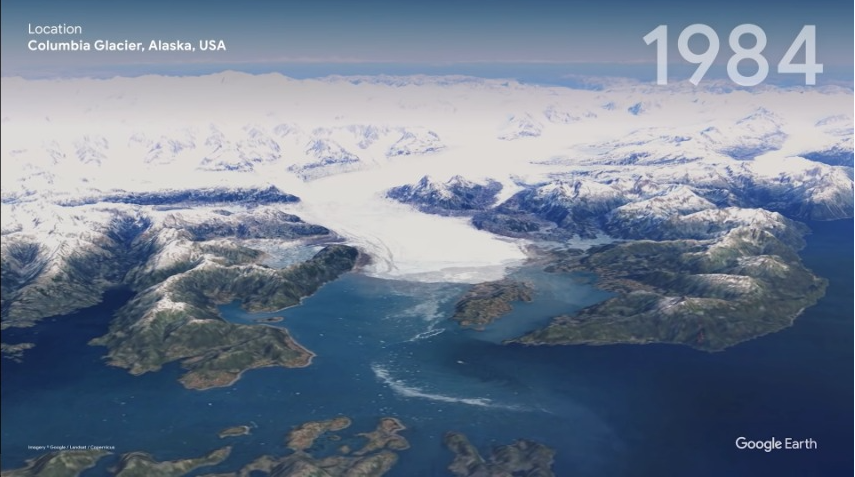
#> input picture nieve1.PNG, 855 x 477 px
$ jupyter execute 'CALCULO DE LA CANTIDAD DE NIEVE.ipynb'
#> lines starting #> are read from the running program, lines starting #| are printed output that depends on the picture; after the words box and inside, x2 and y2 are one past the last pixel; in counts of white or black regions, pixels touching at a corner belong together; long printed decimals are rounded
# CASO GRUPAL: FILTROS ESPACIALES Y MORFOLÓGICOS

1. Se importan las librerías necesarias

[cell 1]
import cv2  # Librería OpenCV
import numpy as np  # Para arrays

2. Se realizará la umbralización de la imagen.

[cell 2]
# Umbralización

gray1 = cv2.imread('nieve1.PNG', 0)
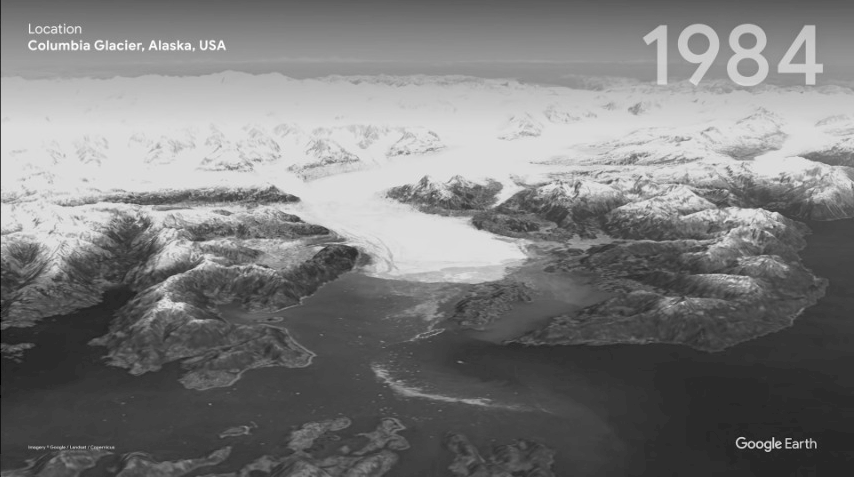
#> gray1: shape (477, 855); min 0, max 254, mean 124
ret, thresh1 = cv2.threshold(gray1, 200, 255, cv2.THRESH_BINARY)
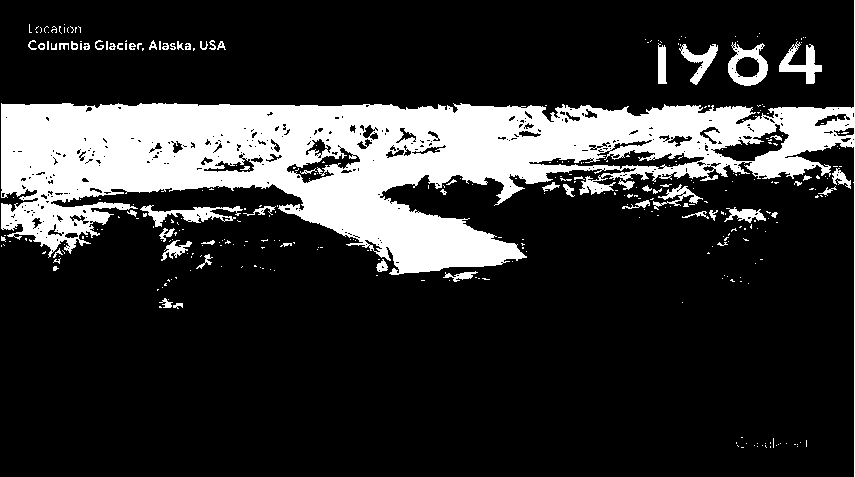
#> thresh1: shape (477, 855); 19.6% white; 345 white regions (284 under 20 px), largest, box (x1, y1, x2, y2) and area: (1, 0, 855, 477) 72357, (140, 205, 243, 227) 839, (728, 42, 768, 86) 835
# cv2.imshow('1', thresh1)
# cv2.waitKey(0)

gray2 = cv2.imread('nieve2.PNG', 0)
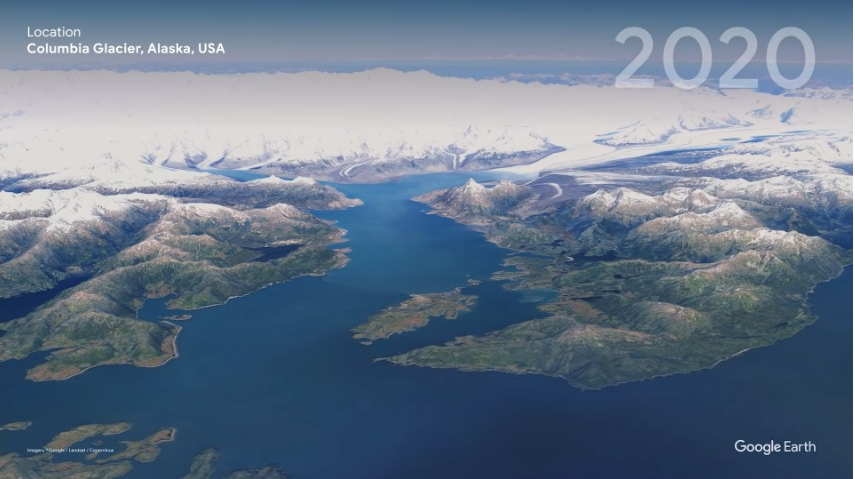
#> input picture nieve2.PNG, 855 x 479 px
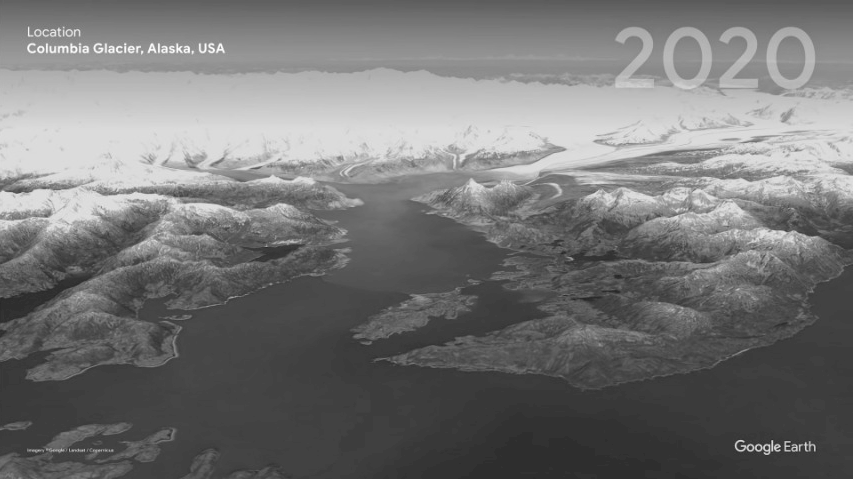
#> gray2: shape (479, 855); min 34, max 254, mean 117.8
ret, thresh2 = cv2.threshold(gray2, 200, 255, cv2.THRESH_BINARY)
#> thresh2: shape (479, 855); 12.6% white; 297 white regions (250 under 20 px), largest, box (x1, y1, x2, y2) and area: (0, 0, 855, 479) 44626, (0, 186, 167, 232) 2912, (707, 179, 762, 191) 359
# cv2.imshow('2', thresh2)
# cv2.waitKey(0)
gray3 = cv2.imread('Mylius1.PNG', 0)
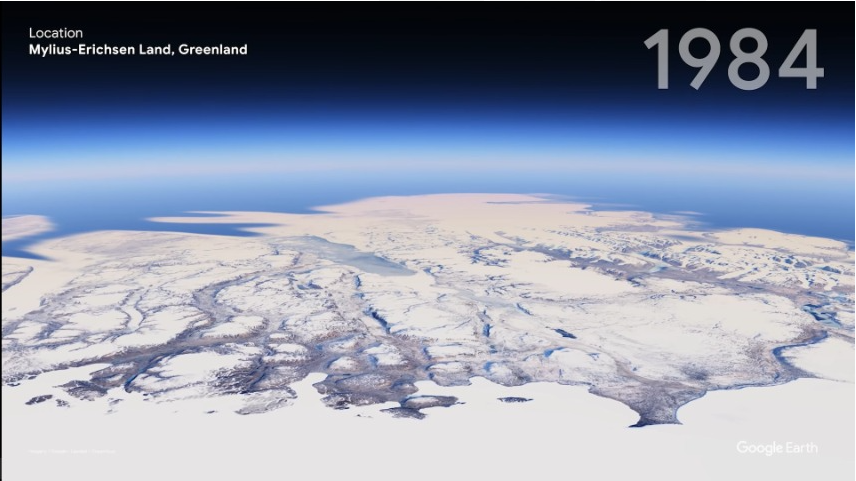
#> input picture Mylius1.PNG, 856 x 481 px
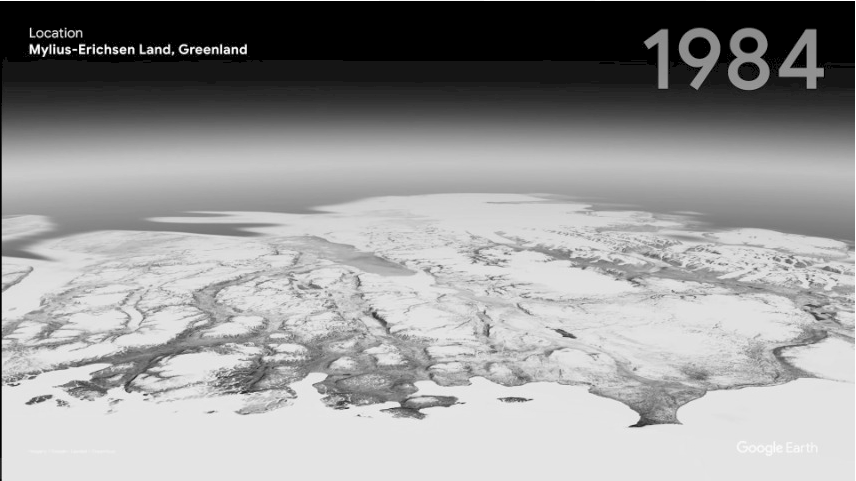
#> gray3: shape (481, 856); min 0, max 255, mean 151.2
ret, thresh3 = cv2.threshold(gray3, 200, 255, cv2.THRESH_BINARY)
#> thresh3: shape (481, 856); 38.4% white; 463 white regions (397 under 20 px), largest, box (x1, y1, x2, y2) and area: (0, 0, 856, 481) 81021, (159, 194, 817, 388) 49566, (2, 231, 298, 333) 13409
# cv2.imshow('1', thresh1)
# cv2.waitKey(0)

gray4 = cv2.imread('Mylius2.PNG', 0)
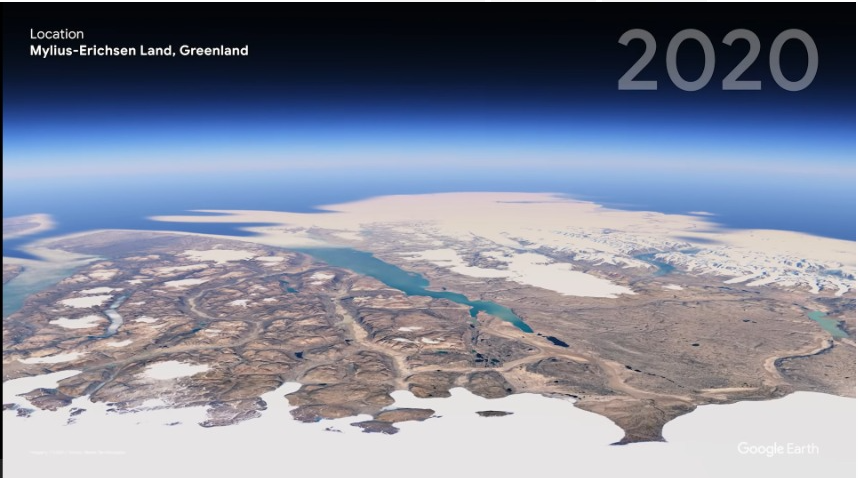
#> input picture Mylius2.PNG, 858 x 478 px
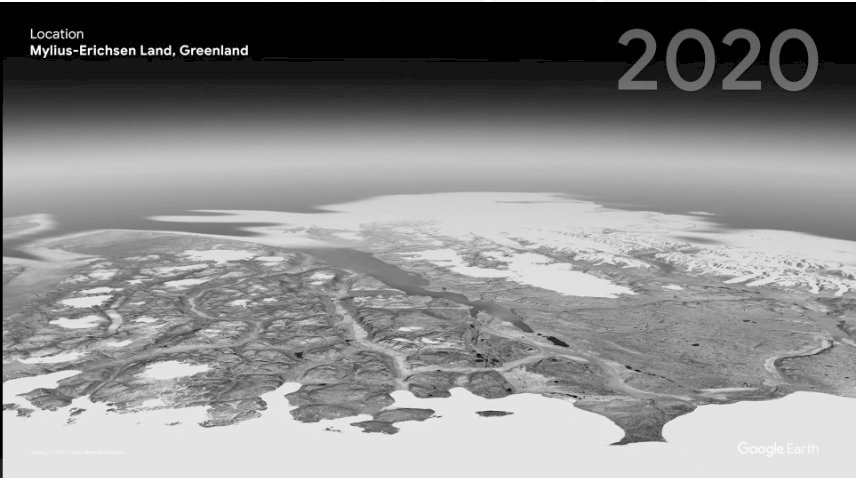
#> gray4: shape (478, 858); min 0, max 255, mean 136.9
ret, thresh4 = cv2.threshold(gray4, 200, 255, cv2.THRESH_BINARY)
#> thresh4: shape (478, 858); 23% white; 293 white regions (245 under 20 px), largest, box (x1, y1, x2, y2) and area: (0, 0, 858, 478) 83320, (399, 248, 636, 298) 3972, (163, 227, 326, 245) 932
# cv2.imshow('2', thresh2)
# cv2.waitKey(0)

3. Dado que en la umbralización realizada, se ha detectado en color blanco la nieve existente en la imagen y el texto de su procedencia, siendo este texto el correspondiente ruido detectado en la imagen, se procederá a eliminarlo mediante el filtro de Apertura, formado por una de erosión seguido de una dilatación.

[cell 3]
# Primeramente se defiene los kernels que se van a usar:

#Un kernel de dimensiones 5x5 y forma ovalada para rebajar los bordes
kernel = np.array(
    [[0, 0, 1, 0, 0],
     [1, 1, 1, 1, 1],
     [1, 1, 1, 1, 1],
     [1, 1, 1, 1, 1],
     [0, 0, 1, 0, 0]], np.uint8)

#Un kernel de dimensiones 3x3 y forma de diamante para rebajar los bordes
kernelpequeno = np.array(
    [[0, 1, 0],
     [1, 1, 1],
     [0, 1, 0],], np.uint8)

kernelmini = np.array(
    1, np.uint8)

# APERTURA:

    # 1. Erosión

eroded1 = cv2.erode(thresh1, kernelpequeno, iterations=1)
#> eroded1: shape (477, 855); 16.3% white; 196 white regions (169 under 20 px), largest, box (x1, y1, x2, y2) and area: (2, 104, 776, 273) 58520, (747, 107, 855, 178) 3486, (729, 48, 767, 85) 567
eroded1 = cv2.erode(eroded1, kernelmini, iterations=1)
#cv2.imshow('4', eroded)
# cv2.waitKey(0)
eroded2 = cv2.erode(thresh2, kernelpequeno, iterations=1)
#> eroded2: shape (479, 855); 10.3% white; 138 white regions (116 under 20 px), largest, box (x1, y1, x2, y2) and area: (0, 0, 855, 479) 38641, (48, 189, 163, 230) 1467, (0, 190, 51, 212) 716
#cv2.imshow('4', eroded)
# cv2.waitKey(0)

eroded3 = cv2.erode(thresh3, kernelpequeno, iterations=1)
#> eroded3: shape (481, 856); 32.2% white; 346 white regions (266 under 20 px), largest, box (x1, y1, x2, y2) and area: (3, 338, 856, 481) 74348, (220, 195, 804, 379) 29438, (3, 232, 271, 320) 8561
#cv2.imshow('4', eroded)
# cv2.waitKey(0)
eroded4 = cv2.erode(thresh4, kernelpequeno, iterations=1)
#> eroded4: shape (478, 858); 20% white; 123 white regions (90 under 20 px), largest, box (x1, y1, x2, y2) and area: (0, 0, 858, 478) 74413, (415, 249, 632, 297) 3206, (141, 362, 208, 381) 680
#cv2.imshow('4', eroded)
# cv2.waitKey(0)


    # 2. Dilatación

dilatado1 = cv2.dilate(eroded1, kernelpequeno, iterations=1)
#> dilatado1: shape (477, 855); 18.6% white; 119 white regions (80 under 20 px), largest, box (x1, y1, x2, y2) and area: (1, 103, 777, 274) 65929, (746, 106, 855, 179) 4127, (728, 44, 768, 86) 789
cv2.imshow('Erosion y Dilatacion - Alaska 1980', eroded1)
cv2.waitKey(0)
dilatado2 = cv2.dilate(eroded2, kernelpequeno, iterations=1)
#> dilatado2: shape (479, 855); 12% white; 83 white regions (55 under 20 px), largest, box (x1, y1, x2, y2) and area: (0, 0, 855, 479) 43648, (0, 188, 164, 231) 2749, (168, 198, 233, 214) 307
cv2.imshow('Erosion y Dilatacion - Alaska 2020', eroded2)
cv2.waitKey(0)
dilatado3 = cv2.dilate(eroded3, kernelpequeno, iterations=1)
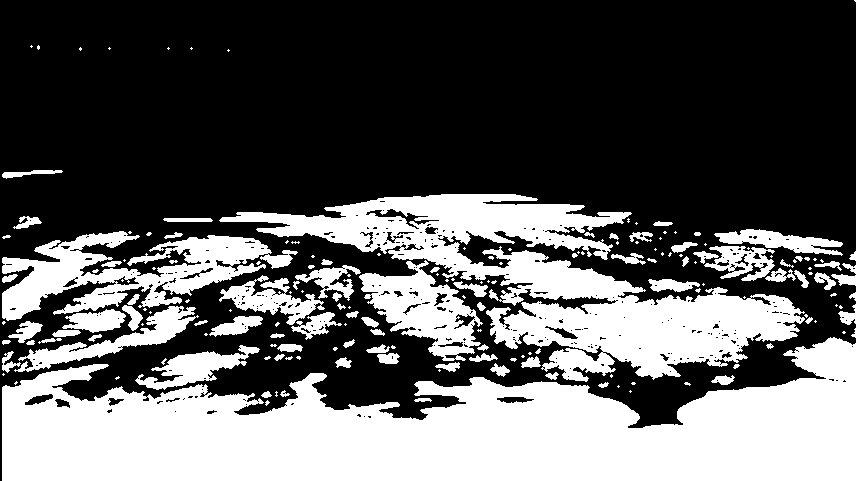
#> dilatado3: shape (481, 856); 36.5% white; 185 white regions (97 under 20 px), largest, box (x1, y1, x2, y2) and area: (2, 337, 856, 481) 76460, (219, 194, 805, 382) 35898, (2, 231, 298, 321) 11267
cv2.imshow('Erosion y Dilatacion - Columbia 1980', eroded3)
cv2.waitKey(0)
dilatado4 = cv2.dilate(eroded4, kernelpequeno, iterations=1)
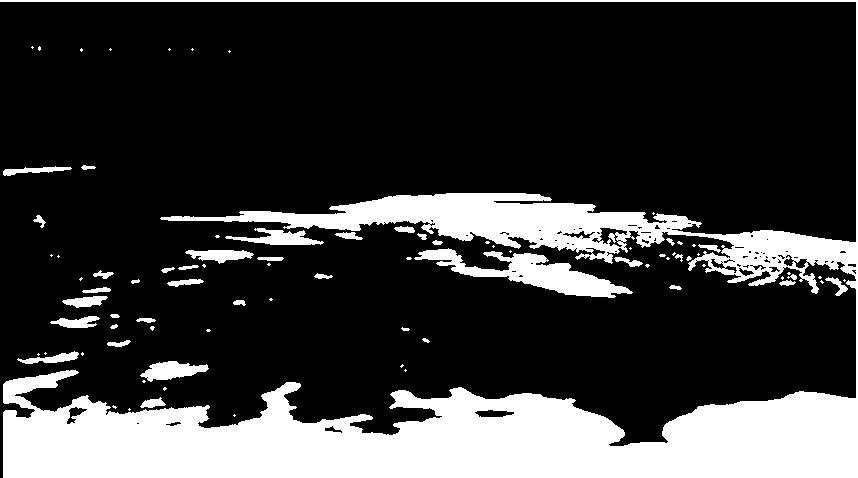
#> dilatado4: shape (478, 858); 22.3% white; 85 white regions (46 under 20 px), largest, box (x1, y1, x2, y2) and area: (0, 0, 858, 478) 81356, (414, 248, 633, 298) 3856, (140, 361, 209, 382) 831
cv2.imshow('Erosion y Dilatacion - Columbia 2020', eroded4)
cv2.waitKey(0)

4. Finalemnte, para calcular el porcentaje de deshielo de la nieve, se compararán los porcentajes de nieve existenten en 1980 con sus respectivos porcentajes en 2020

[cell 4]
alaska1rows = len(gray1)
#> alaska1rows = 477
print(alaska1rows)
#| 477
alaska1cols = len(gray1[0])
#> alaska1cols = 855
print(alaska1cols)
#| 855

columbia1rows = len(gray3)
#> columbia1rows = 481
columbia1cols = len(gray3[0])
#> columbia1cols = 856

alaska2rows = len(gray2)
#> alaska2rows = 479
alaska2cols = len(gray2[0])
#> alaska2cols = 855

columbia2rows = len(gray4)
#> columbia2rows = 478
columbia2cols = len(gray4[0])
#> columbia2cols = 858


nieveAlaska1 = np.sum(dilatado1 == 255)
#> nieveAlaska1 = 75937
print(nieveAlaska1)
#| 75937
nieveAlaska2 = np.sum(dilatado2 == 255)
#> nieveAlaska2 = 49083

nieveColumbia1 = np.sum(dilatado3 == 255)
#> nieveColumbia1 = 150438
nieveColumbia2 = np.sum(dilatado4 == 255)
#> nieveColumbia2 = 91317


porcentajeAlaska1 = nieveAlaska1/(alaska1cols * alaska1rows)*100
#> porcentajeAlaska1 = 18.62
porcentajeAlaska2 = nieveAlaska2/(alaska2cols * alaska2rows)*100
#> porcentajeAlaska2 = 11.98


porcentajeColumbia1 = nieveColumbia1/(columbia1cols * columbia1rows)*100
#> porcentajeColumbia1 = 36.54
porcentajeColumbia2 = nieveColumbia2/(columbia2cols * columbia2rows)*100
#> porcentajeColumbia2 = 22.27

print("La cantidad de nieve en Alaska 1980 es: "+str(porcentajeAlaska1))
#| La cantidad de nieve en Alaska 1980 es: 18.620
print("La cantidad de nieve en Alaska 2020 es: "+str(porcentajeAlaska2))
#| La cantidad de nieve en Alaska 2020 es: 11.985
print("La cantidad de nieve en Columbia 1980 es: "+str(porcentajeColumbia1))
#| La cantidad de nieve en Columbia 1980 es: 36.537
print("La cantidad de nieve en Columbia 2020 es: "+str(porcentajeColumbia2))
#| La cantidad de nieve en Columbia 2020 es: 22.266

[cell 5]
kernel = np.array(
[
[1,1,1,1,1,1,1,1,1,1,1,1,1,1,1,1,1,1,1,1],
[1,0,0,0,0,0,0,0,0,0,0,0,0,1,1,1,1,1,1,1],
[1,0,0,0,0,0,0,0,0,0,0,0,0,1,1,1,1,1,1,1],
[1,0,0,0,0,0,0,0,0,0,0,0,0,1,1,1,1,1,1,1],
[1,0,0,0,0,0,0,0,0,0,0,0,0,1,1,1,1,1,1,1],
[1,1,1,1,1,1,1,1,1,1,1,1,1,1,1,1,1,1,1,1]], np.uint8)

filtered=cv2.filter2D(gray1,-1,kernel)
#> filtered: shape (477, 855); every value is 255
cv2.imshow('5',filtered)
cv2.waitKey(0)
